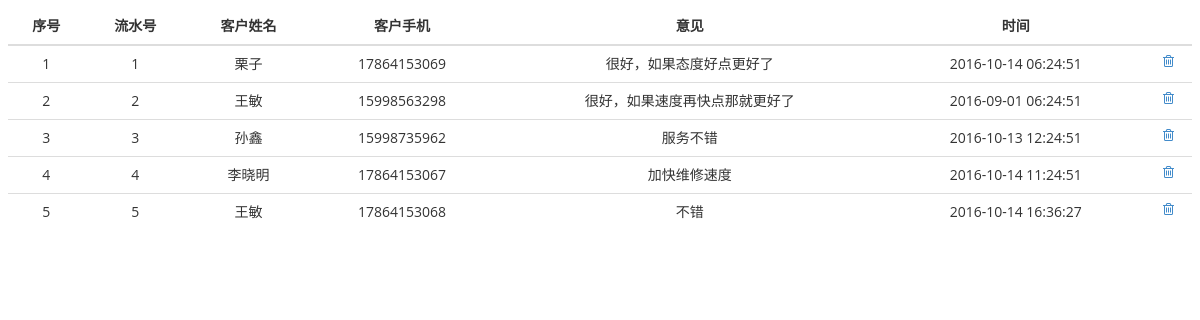
Screenshot of /Repair/repairsWeb/feedback.php with the database file from the repository.
### tables this page shows
CREATE TABLE `feedback` (
  `id` int(11) NOT NULL AUTO_INCREMENT,
  `username` text,
  `userphone` text,
  `question` text,
  `time` datetime DEFAULT NULL,
  PRIMARY KEY (`id`)
);

### Repair/repairsWeb/feedback.php (the view, shortened to what this page needs)
<!DOCTYPE html PUBLIC "-//W3C//DTD XHTML 1.0 Transitional//EN" "http://www.w3.org/TR/xhtml1/DTD/xhtml1-transitional.dtd">
<html xmlns="http://www.w3.org/1999/xhtml">
<head>
<link rel="stylesheet" type="text/css" href="lib/bootstrap/css/bootstrap.css">
<link rel="stylesheet" href="lib/font-awesome/css/font-awesome.css">
<link rel="stylesheet" type="text/css" href="stylesheets/theme.css">
</head>
<body class="bod">
<?php
    function ShowTable(){
	 $sql="select * from feedback";
		$pagesize=10;
			    if(isset($_GET['page']))
			    {
				 $p=(int)$_GET['page'];
				 } else
				 {  $p=1; }
				  $start=$pagesize*($p-1);
				  $queryj=mysql_query("$sql limit $start,$pagesize");
      	echo "<table class='table'><thead><tr>";
		echo "
		<th>序号</th>
		<th>流水号</th>
		<th>客户姓名</th>
		<th>客户手机</th>
		<th>意见</th>
		<th>时间</th>
		";
		echo "<th style=' width='3.5em''></th></tr></thead>";
		echo "<tbody>";
		$serial=1;
        while($row=mysql_fetch_array($queryj)){
            echo "<tr>
			<td>".$serial++."</td>
			<td>".$row['id']."</td>
			<td>".$row['username']."</td>
			<td>".$row['userphone']."</td>
			<td>".$row['question']."</td>
			<td>".$row['time']."</td>";
			$id=$row[0];
			echo "<td>
			<a href='expand/script/feedback_delete.php?id=$id' role='button' data-toggle='modal'>
			<i class='fa fa-trash-o'></i></a></td>";
            echo "</tr>";
        }
        echo "</tbody></table>";
		}
    ShowTable();
?>
</body>
</html>

### Repair/repairsWeb/stylesheets/theme.css (style rules this page uses)
.bod { margin:8px }
body { background: #fafafa; background-color:#FFF; background-position: initial initial; background-repeat: initial initial; margin: 0px; padding: 0px; }
body, h1, h2, h3, h4, h5, h6, p, a, .h1, .h2, .h3, .h4, .h5, .h6 { font-family: 'Open Sans', helvetica, arial, sans-serif; }

### Repair/repairsWeb/feedback.php (style rules this page uses)
.bod { margin:8px }

### rows the page displays
feedback: id "1", username "栗子", userphone "17864153069", question "很好，如果态度好点更好了", time "2016-10-14 06:24:51"
feedback: id "2", username "王敏", userphone "15998563298", question "很好，如果速度再快点那就更好了", time "2016-09-01 06:24:51"
feedback: id "3", username "孙鑫", userphone "15998735962", question "服务不错", time "2016-10-13 12:24:51"
feedback: id "4", username "李晓明", userphone "17864153067", question "加快维修速度", time "2016-10-14 11:24:51"
feedback: id "5", username "王敏", userphone "17864153068", question "不错", time "2016-10-14 16:36:27"
